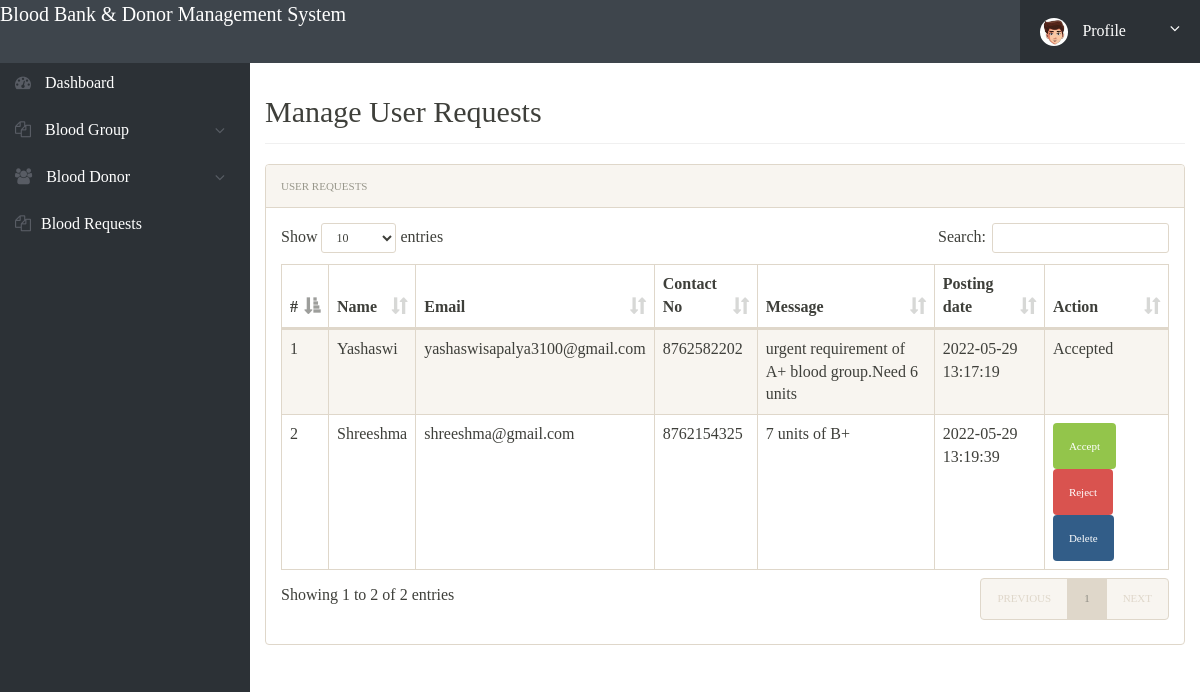
Screenshot of /bbdms/admin/request.php (signed in) with the database file from the repository.
### tables this page shows
CREATE TABLE `tblcontactusquery` (
  `id` int(11) NOT NULL,
  `name` varchar(100) DEFAULT NULL,
  `EmailId` varchar(120) DEFAULT NULL,
  `ContactNumber` char(11) DEFAULT NULL,
  `Message` longtext DEFAULT NULL,
  `PostingDate` timestamp NOT NULL DEFAULT current_timestamp(),
  `status` int(11) DEFAULT NULL,
  `subject` varchar(40) DEFAULT NULL
);

### bbdms/admin/request.php (the view, shortened to what this page needs)
<?php
include('includes/config.php');
if(strlen($_SESSION['alogin'])==0)
	{
header('location:index.php');
}
else{
 ?>
<!doctype html>
<html lang="en" class="no-js">
<head>
	<link rel="stylesheet" href="css/font-awesome.min.css">
	<link rel="stylesheet" href="css/bootstrap.min.css">
	<link rel="stylesheet" href="css/dataTables.bootstrap.min.css">
	<link rel="stylesheet" href="css/bootstrap-social.css">
	<link rel="stylesheet" href="css/bootstrap-select.css">
	<link rel="stylesheet" href="css/fileinput.min.css">
	<link rel="stylesheet" href="css/awesome-bootstrap-checkbox.css">
	<link rel="stylesheet" href="css/style.css">
</head>
<body style=" font-family: 'Times New Roman', Times, serif; font-size:16px">
	<?php include('includes/header.php');?>
	<div class="ts-main-content">
		<?php include('includes/leftbar.php');?>
		<div class="content-wrapper">
			<div class="container-fluid">
				<div class="row">
					<div class="col-md-12">
						<h2 class="page-title">Manage User Requests</h2>
						<div class="panel panel-default">
							<div class="panel-heading">User Requests</div>
							<div class="panel-body">
								<table id="zctb" class="display table table-striped table-bordered table-hover" cellspacing="0" width="100%">
									<thead>
										<tr>
										<th>#</th>
											<th>Name</th>
											<th>Email</th>
											<th>Contact No</th>
											<th>Message</th>
											<th>Posting date</th>
											<th>Action</th>
										</tr>
									</thead>
									<tbody>
									<?php $sql = "SELECT * from  tblcontactusquery ";
$query = $dbh -> prepare($sql);
$query->execute();
$results=$query->fetchAll(PDO::FETCH_OBJ);
$cnt=1;
if($query->rowCount() > 0)
{
foreach($results as $result)
{				?>
										<tr>
											<td><?php echo htmlentities($cnt);?></td>
											<td><?php echo htmlentities($result->name);?></td>
											<td><?php echo htmlentities($result->EmailId);?></td>
											<td><?php echo htmlentities($result->ContactNumber);?></td>
											<td><?php echo htmlentities($result->Message);?></td>
											<td><?php echo htmlentities($result->PostingDate);?></td>
											<?php if($result->status==1)
											{
												?><td>Accepted<br /></td>
												<?php
											}
											else if($result->status==2)
											{
												?><td>Rejected<br /></td>
												<?php
											}
											else
											{
												?>
											<td><a href="request.php?eid=<?php echo htmlentities($result->id);?>" ><button  class="btn btn-success" style="font-family:times new roman"  onclick="return confirm('Do you really want to accept')" >Accept</button></a>
												<a href="request.php?rid=<?php echo htmlentities($result->id);?>"><button  class="btn btn-danger" style="font-family:times new roman" onclick="return confirm('Do you really want to reject?')" >Reject</button></a>
												<a href="request.php?del=<?php echo htmlentities($result->id);?>"><button  class="btn btn-primary" style="font-family:times new roman" onclick="return confirm('Do you really want to delete?')" >Delete</button></a>
											</td>
											<?php } ?>
										</tr>
										<?php $cnt=$cnt+1; }} ?>
									</tbody>
								</table>
							</div>
						</div>
					</div>
				</div>
			</div>
		</div>
	</div>
</body>
</html>
<?php } ?>

### bbdms/admin/css/style.css (style rules this page uses)
html { font-size: 14px; }
@media only screen and (min-width: 480px) { html { font-size: 17px; } }
@media only screen and (min-width: 768px) { html { font-size: 14px; } }
body { font-size: 1em; }
a { color: #37a6c4; }
.btn { font-family: 'Oswald', sans-serif; }
.panel { overflow: hidden; }
.btn { text-transform: none; }
.page-title { padding-bottom: 15px; margin-bottom: 20px; border-bottom: 1px solid #f0f0f0; }
.ts-main-content .content-wrapper { padding-top: 15px; margin-top: 60px; }
@media only screen and (min-width: 992px) { .ts-main-content .content-wrapper { margin-left: 250px; } }

### rows the page displays
tblcontactusquery: name "Yashaswi", EmailId "yashaswisapalya3100@gmail.com", ContactNumber "8762582202", Message "urgent requirement of A+ blood group.Need 6 units", PostingDate "2022-05-29 13:17:19", status "Accepted"
tblcontactusquery: name "Shreeshma", EmailId "shreeshma@gmail.com", ContactNumber "8762154325", Message "7 units of B+", PostingDate "2022-05-29 13:19:39"
